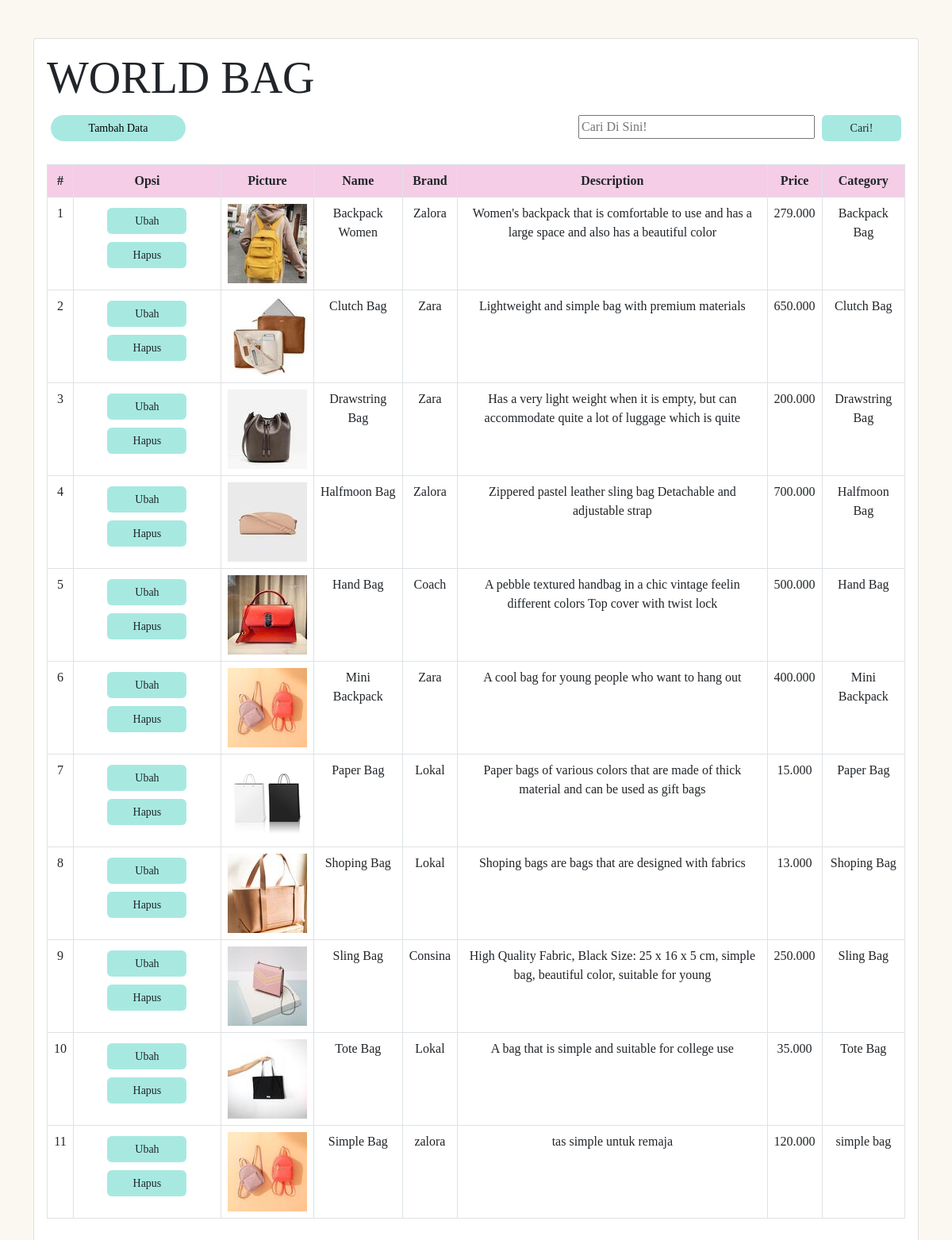
The app's page /latihan5e/php/admin.php with its own data.
### tables this page shows
CREATE TABLE `products` (
  `id` int(11) NOT NULL,
  `picture` varchar(50) NOT NULL,
  `name` varchar(100) NOT NULL,
  `brand` varchar(100) NOT NULL,
  `description` varchar(100) NOT NULL,
  `category` varchar(100) NOT NULL,
  `price` varchar(100) NOT NULL
);

### latihan5e/php/function.php (called while the page is built, shortened)
<?php
function koneksi()
{
    $conn = mysqli_connect("localhost", "root", "");
    mysqli_select_db($conn, "pw_tubes_203040166");
    return $conn;
}
function query($sql)
{
    $conn = koneksi();
    $result = mysqli_query($conn, "$sql");
    $rows = [];
    while ($row  = mysqli_fetch_assoc($result)) {
        $rows[] = $row;
    }
    return $rows;
}
?>

### latihan5e/php/admin.php (the view, shortened to what this page needs)
<?php
require 'function.php';
if (isset($_GET['cari'])) {
    $keyword = $_GET['keyword'];
    $products = query("SELECT * FROM products WHERE
                name LIKE '%$keyword%' OR
                brand LIKE '%$keyword%' OR
                description LIKE '%$keyword%' OR
                price LIKE '%$keyword%' OR
                category LIKE '%$keyword%' ");
} else {
    $products = query("SELECT * FROM products");
}
?>
<!DOCTYPE html>
<html lang="en">
<head>
    <link rel="stylesheet" href="../assets/css/bootstrap.min.css">
    <link rel="stylesheet" type="text/css" href="../css/style.css">
</head>
<body>
    <div class="container">
        <div class="card mt-5">
            <div class="card-body">
                <h1 class="display-4">WORLD BAG</h1>
                <div class="add mb-3 btn btn-online-primary rounded-pill" style="width: 170px;">
                    <a href="tambah.php" style="text-decoration:none; color:#000;">Tambah Data</a>
                </div>
                <form action="" method="get" style="float: right;">
                    <input type="text" name="keyword" size="30" placeholder="Cari Di Sini!" autofocus>
                    <button type="submit" name="cari" class="btn"><span>Cari!</span></button><br><br>
                </form>
                <table id="table" class="table table-bordered table-hover text-center">
                    <thead>
                      <tr>
                        <th>#</th>
                        <th>Opsi</th>
                        <th>Picture</th>
                        <th>Name</th>
                        <th>Brand</th>
                        <th>Description</th>
                        <th>Price</th>
                        <th>Category</th>
                      </tr>
                    </thead>
                    <tbody>
                      <?php if (empty($products)) : ?>
                        <tr>
                          <td colspan="9">
                            <h1>Data tidak ditemukan</h1>
                          </td>
                        </tr>
                      <?php else : ?>
                        <?php $i = 1; ?>
                        <?php foreach ($products as $p) : ?>
                          <tr>
                            <td ><?= $i; ?></td>
                            <td>
                              <a href="ubah.php?id=<?= $p["id"]; ?>"><button class="btn">Ubah</button></a>
                              <a href="hapus.php?id=<?= $p["id"]; ?>" onclick="return confirm('Hapus Data??')"><button class="btn">Hapus</button></a>
                            </td>
                            <td><img src="../assets/img/<?= $p['picture']; ?>" alt=""></td>
                            <td><?= $p['name']; ?></td>
                            <td><?= $p['brand']; ?></td>
                            <td><?= $p['description']; ?></td>
                            <td><?= $p['price']; ?></td>
                            <td><?= $p['category']; ?></td>
                          </tr>
                          <?php $i++; ?>
                        <?php endforeach; ?>
                      <?php endif; ?>
                    </tbody>
                </table>
            </div>
        </div>
    </div>
</body>
</html>

### latihan5e/css/style.css (style rules this page uses)
.container { font-family: 'AkayaTelivigala-Regular'; }
body { background-color: #faf8f0; }
.btn { display: inline-block; border-radius: 6px; background-color: #a7e9e1; border: none; text-align: center; font-size: 14px; padding: 6px; width: 100px; transition: all 0.5s; cursor: pointer; margin: 5px; }
.btn span { cursor: pointer; display: inline-block; position: relative; transition: 0.5s; }
.btn span:after { content: '\00bb'; position: absolute; opacity: 0; top: 0; right: -20px; transition: 0.5s; }
thead { background-color: #f5cde6; }

### records on screen
products: picture (picture), name "Backpack Women", brand "Zalora", description "Women's backpack that is comfortable to use and has a large space and also has a beautiful color", price "279.000", category "Backpack Bag"
products: picture (picture), name "Clutch Bag", brand "Zara", description "Lightweight and simple bag with premium materials", price "650.000", category "Clutch Bag"
products: picture (picture), name "Drawstring Bag", brand "Zara", description "Has a very light weight when it is empty, but can accommodate quite a lot of luggage which is quite", price "200.000", category "Drawstring Bag"
products: picture (picture), name "Halfmoon Bag", brand "Zalora", description "Zippered pastel leather sling bag Detachable and adjustable strap", price "700.000", category "Halfmoon Bag"
products: picture (picture), name "Hand Bag", brand "Coach", description "A pebble textured handbag in a chic vintage feelin different colors Top cover with twist lock", price "500.000", category "Hand Bag"
products: picture (picture), name "Mini Backpack", brand "Zara", description "A cool bag for young people who want to hang out", price "400.000", category "Mini Backpack"
products: picture (picture), name "Paper Bag", brand "Lokal", description "Paper bags of various colors that are made of thick material and can be used as gift bags", price "15.000", category "Paper Bag"
products: picture (picture), name "Shoping Bag", brand "Lokal", description "Shoping bags are bags that are designed with fabrics", price "13.000", category "Shoping Bag"
products: picture (picture), name "Sling Bag", brand "Consina", description "High Quality Fabric, Black Size: 25 x 16 x 5 cm, simple bag, beautiful color, suitable for young", price "250.000", category "Sling Bag"
products: picture (picture), name "Tote Bag", brand "Lokal", description "A bag that is simple and suitable for college use", price "35.000", category "Tote Bag"
products: picture (picture), name "Simple Bag", brand "zalora", description "tas simple untuk remaja", price "120.000", category "simple bag"
